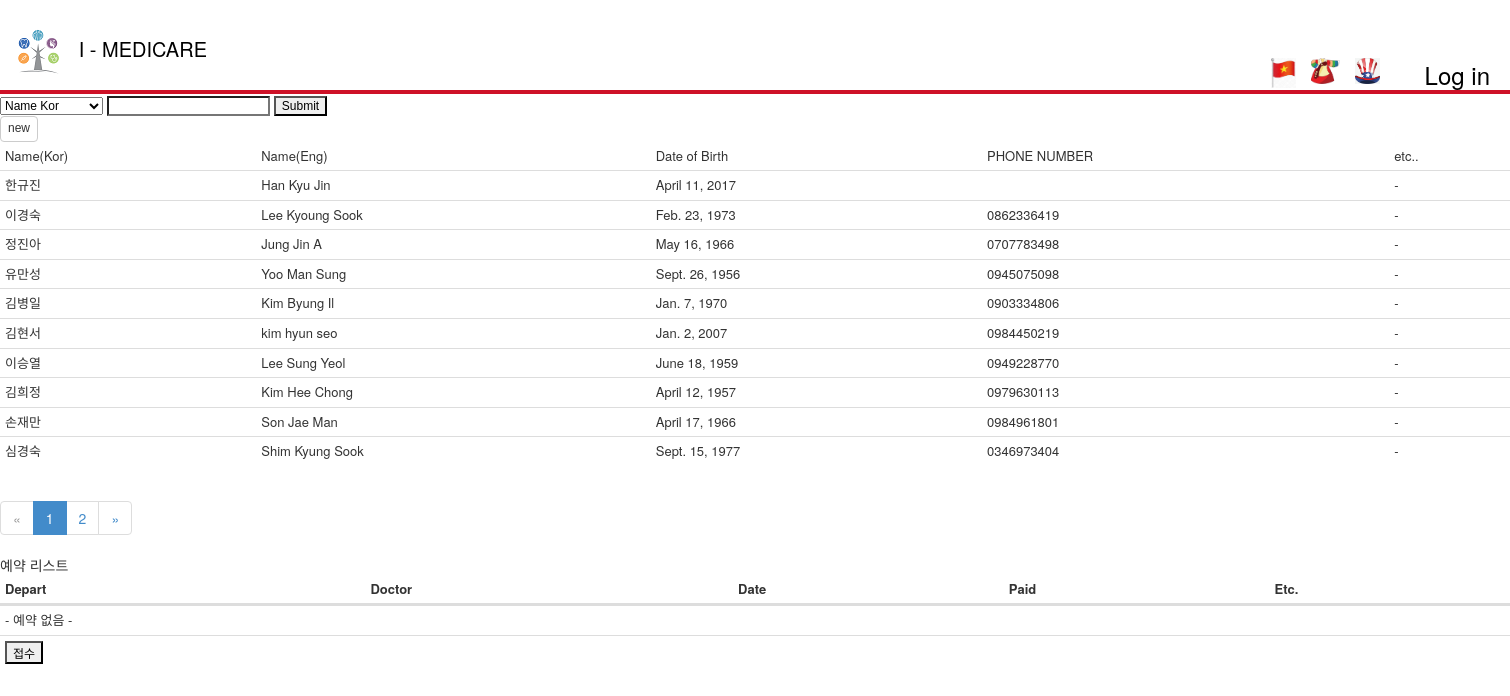
The page /receptionist/search on the database as committed earlier.
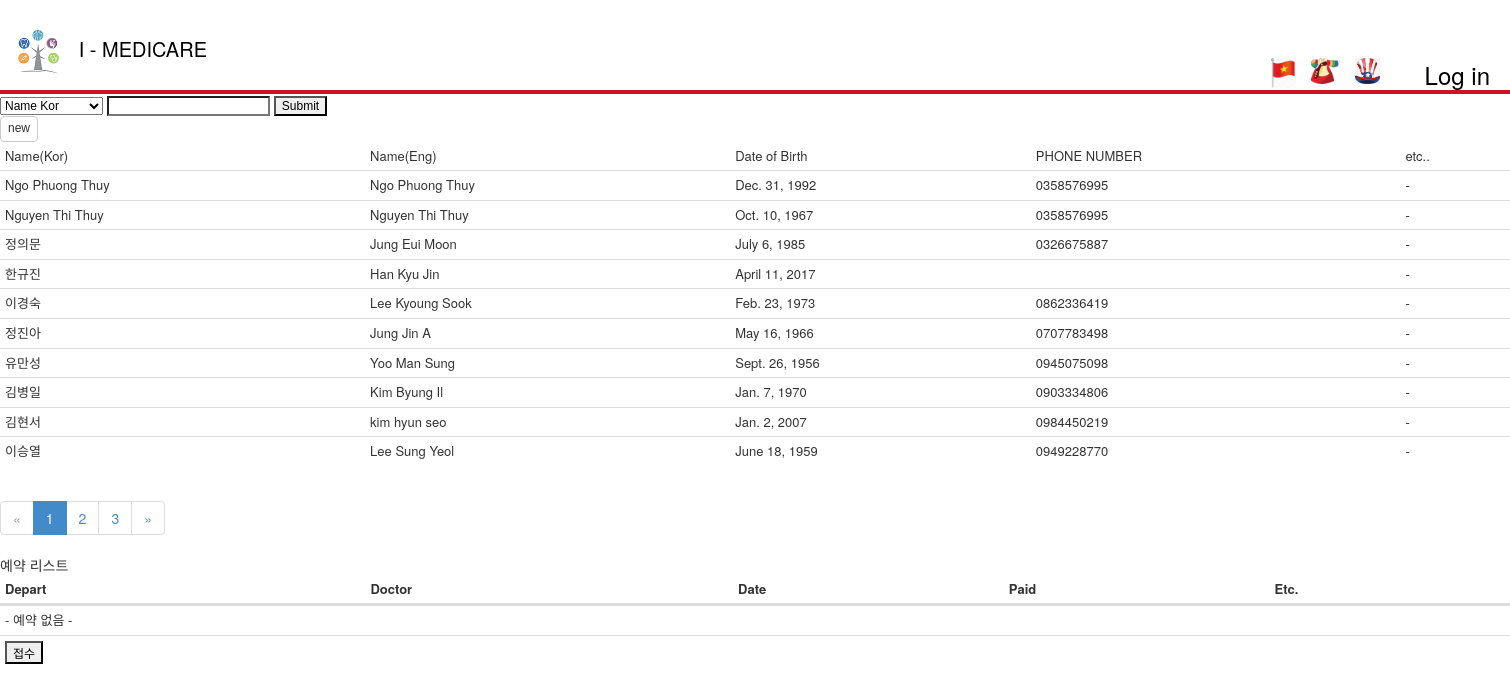
The same page on the database as committed later.
### Patient/models.py (models this page shows, shortened)
class Patient(models.Model):
    name_kor = models.CharField(
        max_length = 64,
        )
    name_eng = models.CharField(
        max_length = 64,
        )
    phone = models.CharField(
        max_length = 64,
        )
    gender = models.CharField(
        max_length = 8,
        )
    date_of_birth = models.DateField(
        blank=True,
        )
    date_registered = models.DateTimeField(
        auto_now_add=True,
        )
    address = models.CharField(
        max_length = 256,
        null=True,
        )
    past_id = models.CharField(
        null = True,
        default = None,
        max_length = 32,
        )

### Receptionist/views.py (the view)
# urls.py: path('search',views.search,name='search'),
def search(request):
    search_form = SearchPatientForm()
    page_context = 10 # 페이지 컨텐츠 갯수
    if 'search' in request.POST:
        search_form = SearchPatientForm(data = request.POST)
        if search_form.is_valid():
            category = search_form.cleaned_data['select']
            string = search_form.cleaned_data['search_input']
            kwargs = {
                    '{0}__{1}'.format(category, 'icontains'): string,
                }
            datas = Patient.objects.filter(**kwargs ).order_by("-id")
    else:
        datas = Patient.objects.all().order_by("-id")
    page = request.GET.get('page',1)
    paginator = Paginator(datas, page_context)
    try:
        paging_data = paginator.page(page)
    except PageNotAnInteger:
        paging_data = paginator.page(1)
    except EmptyPage:
        paging_data = paginator.page(paginator.num_pages)
    return render(request,
    'Receptionist/search.html',
            {
                'search': search_form,
                'datas':paging_data,
            },
        )

### Receptionist/forms.py
class SearchPatientForm(forms.Form):
    SEARCH_SEL = (
        ('name_kor',_('Name Kor')),
        ('name_eng',_('Name Eng')),
        ('date_of_birth',_('Date of Birth')),
        ('phone',_('Phone Number')),
        )
    filter = forms.ChoiceField(
        widget=forms.Select,
        choices=SEARCH_SEL,
        )
    search_input = forms.CharField(
        )

### Receptionist/templates/Receptionist/search.html (shortened to what this page needs)
﻿{% extends "app/layout.html" %}
{% load staticfiles %}
{% block content %}
<form id="signup" class="form-horizontal" method="post" action="{% url 'Receptionist:reception_search' %}" enctype="multipart/form-data">
    <div class="search">
        <div>
            {{ search.filter }}
            {{ search.search_input }}
            <input type="submit" name="search" />
        </div>
        <div class="button">
            <a href="{% url 'Receptionist:reception' %}"><input type="button" value="new" class="btn btn-default" /></a>
        </div>
        <table class="table">
            <thead class="table-primary">
                <tr>
                    <td cols="col">Name(Kor)</td>
                    <td cols="col">Name(Eng)</td>
                    <td cols="col">Date of Birth</td>
                    <td cols="col">PHONE NUMBER</td>
                    <td cols="col">etc..</td>
                </tr>
            </thead>
            <tbody>
                {% for data in datas %}
                <tr style="cursor:pointer;" id="" onclick="check_reservation({{ data.id }})">
                    <td>{{data.name_kor}}</td>
                    <td>{{data.name_eng}}</td>
                    <td>{{data.date_of_birth}}</td>
                    <td>{{data.phone}}</td>
                    <td>-</td>
                </tr>
                {% endfor %}
            </tbody>
        </table>
        {% if datas.has_other_pages %}
        <ul class = "pagination">
        {% if datas.has_previous %}
          <li><a href="?page={{ datas.previous_page_number }}">&laquo;</a></li>
        {% else %}
          <li class = "disabled"><span>&laquo;</span></li>
        {% endif %}
        {% for i in datas.paginator.page_range %}
          {% if datas.number == i %}
            <li class="active"><span>{{ i }} <span class="sr-only">(current)</span></span></li>
          {% else %}
            <li><a href="?page={{ i }}">{{ i }}</a></li>
          {% endif %}
        {% endfor %}
        {% if datas.has_next %}
            <li><a href="?page={{ datas.next_page_number }}">&raquo;</a></li>
        {% else %}
            <li class="disabled"><span>&raquo;</span></li>
        {%endif %}
        </ul>
    {%endif%}
    </div>
    <div>
        예약 리스트
        <table class="table" id="reservation_table">
            <thead>
                <tr>
                    <th>Depart</th>
                    <th>Doctor</th>
                    <th>Date</th>
                    <th>Paid</th>
                    <th>Etc.</th>
                </tr>
            </thead>
            <tbody>
            {% if reservations  %}
                {% for reserve in reservations %}
                    <tr style="cursor:pointer;" onclick="reception_reserve({{ reserve.id }})">
                        <td></td>
                        <td></td>
                        <td></td>
                        <td></td>
                        <td>-</td>
                    </tr>
                {% endfor %}
            {% else %}
                <tr>
                    <td colspan="5"> - 예약 없음 - </td>
                </tr>
            {% endif %}
                <tr>
                    <td colspan="5"><input type="submit" value="접수" /></td>
                </tr>
            </tbody>
        </table>
    </div>
</form>
    {% endblock %}

Rows that differ between the two databases and show on the page:
no longer on this page (row unchanged): Patient: name_kor "김희정", name_eng "Kim Hee Chong", date_of_birth "April 12, 1957", phone "0979630113"
no longer on this page (row unchanged): Patient: name_kor "손재만", name_eng "Son Jae Man", date_of_birth "April 17, 1966", phone "0984961801"
no longer on this page (row unchanged): Patient: name_kor "심경숙", name_eng "Shim Kyung Sook", date_of_birth "Sept. 15, 1977", phone "0346973404"
added Patient: name_kor "Ngo Phuong Thuy", name_eng "Ngo Phuong Thuy", date_of_birth "Dec. 31, 1992", phone "0358576995"
added Patient: name_kor "Nguyen Thi Thuy", name_eng "Nguyen Thi Thuy", date_of_birth "Oct. 10, 1967", phone "0358576995"
added Patient: name_kor "정의문", name_eng "Jung Eui Moon", date_of_birth "July 6, 1985", phone "0326675887"
Other text that changed with them:
new list line: "3"
